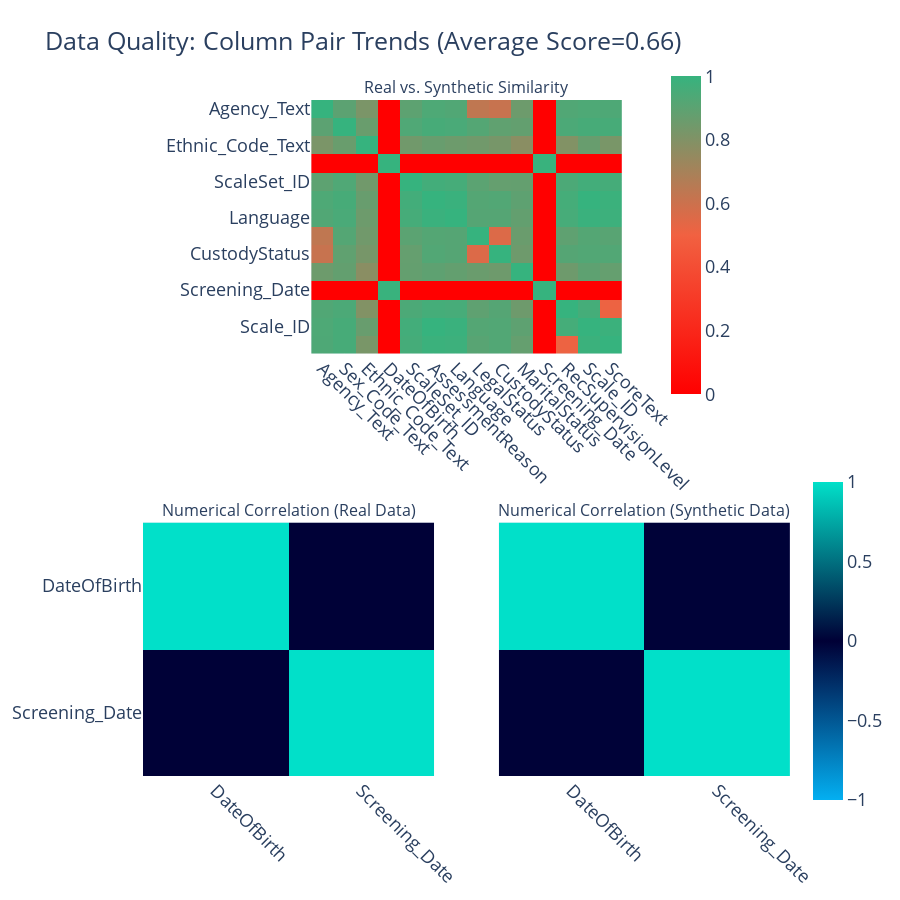

The notebook cell saved with this chart:
### Code cell
quality_report.get_visualization(property_name='Column Pair Trends').show(renderer='vscode')

### Figure 1 — Plotly figure (JSON) as saved in the notebook; plotly's stock layout.template omitted (floating-point values rounded to 4 significant figures; data arrays with more than 128 entries replaced by an {"elided": "..."} marker saying what was removed)
{"data": [{"coloraxis": "coloraxis", "hovertemplate": "<b>Column Pair</b><br>(%{x},%{y})<br><br>Similarity: %{z}<extra></extra>", "type": "heatmap", "x": ["Agency_Text", "Sex_Code_Text", "Ethnic_Code_Text", "DateOfBirth", "ScaleSet_ID", "AssessmentReason", "Language", "LegalStatus", "CustodyStatus", "MaritalStatus", "Screening_Date", "RecSupervisionLevel", "Scale_ID", "ScoreText"], "xaxis": "x", "y": ["Agency_Text", "Sex_Code_Text", "Ethnic_Code_Text", "DateOfBirth", "ScaleSet_ID", "AssessmentReason", "Language", "LegalStatus", "CustodyStatus", "MaritalStatus", "Screening_Date", "RecSupervisionLevel", "Scale_ID", "ScoreText"], "yaxis": "y", "z": {"elided": "14x14 float values"}}, {"coloraxis": "coloraxis2", "customdata": [[1, 0.011], [0.011, 1]], "hovertemplate": "<b>Correlation</b><br>(%{x},%{y})<br><br>Synthetic: %{z}<br>(vs. Real: %{customdata})<extra></extra>", "type": "heatmap", "x": ["DateOfBirth", "Screening_Date"], "xaxis": "x2", "y": ["DateOfBirth", "Screening_Date"], "yaxis": "y2", "z": [[1, -0.005], [-0.005, 1]]}, {"coloraxis": "coloraxis2", "customdata": [[1, -0.005], [-0.005, 1]], "hovertemplate": "<b>Correlation</b><br>(%{x},%{y})<br><br>Synthetic: %{z}<br>(vs. Real: %{customdata})<extra></extra>", "type": "heatmap", "x": ["DateOfBirth", "Screening_Date"], "xaxis": "x3", "y": ["DateOfBirth", "Screening_Date"], "yaxis": "y3", "z": [[1, 0.011], [0.011, 1]]}], "layout": {"annotations": [{"font": {"size": 16}, "showarrow": false, "text": "Real vs. Synthetic Similarity", "x": 0.5, "xanchor": "center", "xref": "paper", "y": 1, "yanchor": "bottom", "yref": "paper"}, {"font": {"size": 16}, "showarrow": false, "text": "Numerical Correlation (Real Data)", "x": 0.225, "xanchor": "center", "xref": "paper", "y": 0.375, "yanchor": "bottom", "yref": "paper"}, {"font": {"size": 16}, "showarrow": false, "text": "Numerical Correlation (Synthetic Data)", "x": 0.775, "xanchor": "center", "xref": "paper", "y": 0.375, "yanchor": "bottom", "yref": "paper"}], "coloraxis": {"cmax": 1, "cmin": 0, "colorbar": {"len": 0.5, "x": 0.8, "y": 0.8}, "colorscale": [[0, "#FF0000"], [0.5, "#F16141"], [1, "#36B37E"]]}, "coloraxis2": {"cmax": 1, "cmin": -1, "colorbar": {"len": 0.5, "y": 0.2}, "colorscale": [[0, "#03AFF1"], [0.5, "#000036"], [1, "#01E0C9"]]}, "font": {"size": 18}, "height": 900, "title": {"text": "Data Quality: Column Pair Trends (Average Score=0.66)"}, "width": 900, "xaxis": {"anchor": "y", "domain": [0.26, 0.74], "tickangle": 45}, "xaxis2": {"anchor": "y2", "domain": [0, 0.45], "tickangle": 45}, "xaxis3": {"anchor": "y3", "domain": [0.55, 1], "matches": "x2", "tickangle": 45}, "yaxis": {"anchor": "x", "autorange": "reversed", "domain": [0.625, 1]}, "yaxis2": {"anchor": "x2", "autorange": "reversed", "domain": [0, 0.375]}, "yaxis3": {"anchor": "x3", "autorange": "reversed", "domain": [0, 0.375], "matches": "y2", "visible": false}}}
